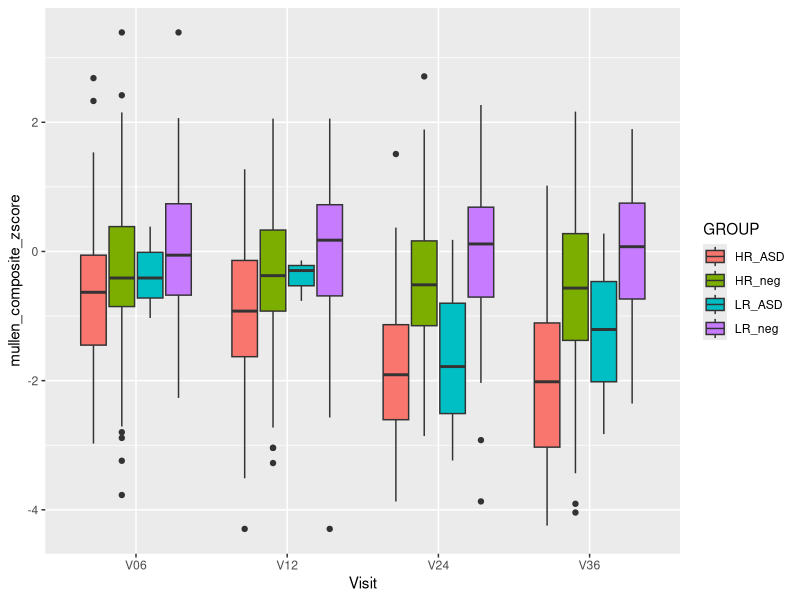

Here is the R script that generated this plot:
library(tidyverse)

# Load data
data <- read_csv(file="../Data/Cross-sec_full.csv", na = c(".","","NA"))

# 1) Pasting together variables
# Ex. Combining Risk and Diagnosis variables (creating GROUP variable)
data$GROUP

# We will use the following functions : paste0, grepl, gsub, ifelse
# Let's go through them to see what they do with simply toy examples
# 1) paste0
paste0("x", "y", "z")
paste("x", "y", "z", sep="")
a <- "x"
b <- "y"
c <- "z"
paste0(a, b, c)

# 2) gsub
gsub("Pos", "ASD", "HR_Pos")
gsub("V", "", "V24")

# 3) if...else and ifelse()
condition_1 <- "GO"
condition_1 <- "STOP"

condition_2 <- "REALLY GO"

if(condition_1=="GO"|condition_2=="REALLY GO"){
  print(2+2)
  print("PASS")
}else{
  print(2-2)
  print("FAIL")
}

ifelse(condition_1=="GO", "PASS", "FAIL")

# Now let's start the pasting process
data_v1 <-
  data %>%
  mutate(SSM_ASD_v24_edit = gsub("_ASD", "", SSM_ASD_v24))

ftable(data_v1$SSM_ASD_v24, data_v1$SSM_ASD_v24_edit)

# Works, though doesn't look great
data_v1 <-
  data %>%
  mutate(SSM_ASD_v24_edit = gsub("_ASD", "", SSM_ASD_v24),
         GROUP_v0 = paste0(`V24 demographics,Risk`, "_", SSM_ASD_v24_edit))

ftable(data_v1$GROUP, data_v1$GROUP_v0)
ftable(data_v1$`V24 demographics,Risk`)

# Let's try to get the two group variables to match
data_v1 <-
  data %>%
  mutate(GROUP_v0 = ifelse(grepl("YES", SSM_ASD_v24),
                           paste0(`V24 demographics,Risk`,"_","ASD"),
                           ifelse(grepl("NO", SSM_ASD_v24), 
                                  paste0(`V24 demographics,Risk`,"_","neg"), NA)))
ftable(data_v1$GROUP, data_v1$GROUP_v0)

# Great! Let's just remove the 36
data_v1 <-
  data %>%
  mutate(GROUP_v0 = gsub("_36_","_" , 
                         ifelse(grepl("YES", SSM_ASD_v24), 
                           paste0(`V24 demographics,Risk`,"_","ASD"),
                           ifelse(grepl("NO", SSM_ASD_v24), 
                                  paste0(`V24 demographics,Risk`,"_","neg"), NA))))
ftable(data_v1$GROUP, data_v1$GROUP_v0)

# 2) Change reference level
# Let's look at group differences in 24 month MSEL composite using ANOVA/linear regression
lm(formula = `V24 mullen,composite_standard_score`~GROUP, 
   data = data)
# Can see reference level is HR_ASD.  Want to change to LR negative

factor(data$GROUP)

data_v1 <-
  data %>%
  mutate(GROUP=relevel(factor(GROUP), ref="LR_neg"))

data_v1$GROUP
lm(formula = `V24 mullen,composite_standard_score`~GROUP, 
   data = data_v1)
# Can see reference level is LR_neg

# 3) Summarize variables by group
data_v1 <-
  data %>%
  group_by(GROUP) %>%
  summarise(mean_mullen_composite = mean(`V24 mullen,composite_standard_score`, na.rm=TRUE),
            sd_mullen_composite = sd(`V24 mullen,composite_standard_score`, na.rm=TRUE),
            sample_size = n())
data_v1

# 4) Pivot from wide to long and long to wide
# Make sure visit in the same spot for each variable
vars_to_convert <- names(data)[grepl("V06|V12|V24|V36", names(data))]
vars_to_convert <- vars_to_convert[vars_to_convert!="V24 demographics,Risk"]

# Convert to long
data_long <-
  data %>%
  gather(variable, var_value, vars_to_convert) %>%
  separate(variable,c("Visit","Variable"),sep=3) %>% 
  mutate(Variable=gsub("," ,"_", Variable)) %>%
  spread(key=Variable, value=var_value)

# See annoying space in variable names, can easily fix
data_long <-
  data %>%
  gather(variable, var_value, vars_to_convert) %>%
  separate(variable,c("Visit","Variable"),sep=3) %>% 
  mutate(Variable=gsub("," ,"_" ,Variable),
         Variable=gsub(" ","",Variable)) %>%
  spread(key=Variable, value=var_value)

# Can also use pivot_longer instead of gather (see online if interested)

# Convert back to wide
data_wide <-
  data_long %>%
  group_by(Identifiers) %>%
  gather(names(data_long)[!(names(data_long)%in%c("Identifiers", "SSM_ASD_v24",
                                                  "V24 demographics,Risk", "GROUP",
                                                  "Study_Site", "Gender", "Visit"))], 
         key=variable, value=number) %>%
  unite(combi, variable, Visit) %>%
  spread(combi, number)  

# 5) Create Z scores
# Suppose we want to create Z scores for Mullen composite at each time point using LR Neg
# First, compute time-specific means and SDs Mullen composite for LR Negative as comparison population
LR_mullen_stats <-
  data_long %>%
  filter(GROUP=="LR_neg") %>%
  group_by(Visit) %>%
  summarise(mean_mullen_composite = mean(mullen_composite_standard_score, na.rm=TRUE),
            sd_mullen_composite = sd(mullen_composite_standard_score, na.rm=TRUE))

# Now let's add these to the dataset.  We need to merge them in
data_with_LRmeans <-
  inner_join(data_long, LR_mullen_stats, by="Visit")
View(data_with_LRmeans)

data_with_zscore <-
  data_with_LRmeans %>%
  mutate(mullen_composite_zscore = 
           (mullen_composite_standard_score-mean_mullen_composite)/sd_mullen_composite)

# Let's look at boxplots of these z scores
ggplot(data=data_with_zscore,
       mapping=aes(x=Visit, y=mullen_composite_zscore, fill=GROUP))+
  geom_boxplot()

# 6) IBIS real analysis examples
# a) Convert visiting to a numeric variable for trjaectory analysis or regression
data_long$Visit

# Need to remove V and remove quotes " " to make numeric
data_long <-
  data_long %>%
  mutate(visit_num = gsub("V", "", Visit))

data_long$visit_num
# NOT yet numeric, can see quotes.  Use as.numeric() to force into numeric and remove quotes

data_long <-
  data_long %>%
  mutate(visit_num = as.numeric(gsub("V", "", Visit)))

data_long$visit_num
# Why did we have to remove the V first before converting to numeric with as.numeric()?

# b) requests?
# str_split()